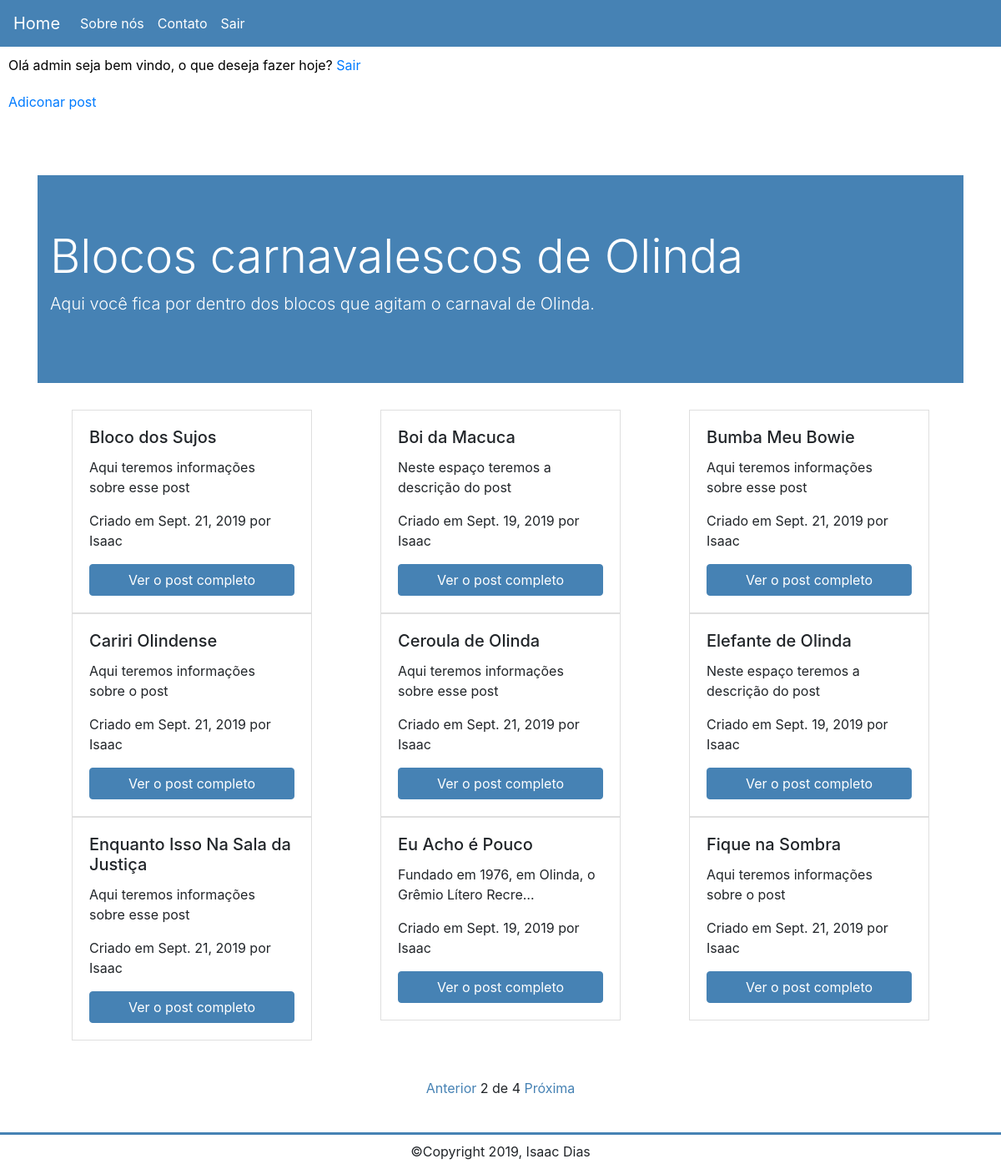
Page /?page=2 (signed in) on the committed database.
### blog/models.py (models this page shows, shortened)
class Post(models.Model):
    STATUS = (
        ('active', 'Ativo'),
        ('draft', 'Rascunho')
    )
    title = models.CharField(max_length=200)
    body = models.TextField()
    image = models.FileField(upload_to = '', null=True, blank= True)
    author = models.ForeignKey(User, on_delete=models.CASCADE)
    slug= models.SlugField()
    created_at = models.DateField(auto_now_add=True)
    updated_at = models.DateField(auto_now=True)
    status = models.CharField(max_length=15, choices=STATUS)

### blog/views.py (the view)
# urls.py: path('', views.post_list, name='post_list'),
def post_list(request):
	post_list = Post.objects.all().order_by('title')
	paginator = Paginator(post_list, 9)
	page = request.GET.get('page')
	posts = paginator.get_page(page)
	return render(request, 'blog/post_list.html', {'posts':posts})

### blog/templates/blog/post_list.html (shortened to what this page needs)
{% extends 'blog/base.html' %}
{% block content %}
<div class="container">
    <div class="jumbotron jumbotron-fluid">
        <div class="container">
            <h1 class="display-4">Blocos carnavalescos de Olinda</h1>
            <p class="lead">Aqui você fica por dentro dos blocos que agitam o carnaval de Olinda.</p>
        </div>
    </div>
    <div class="row">
        {% for post in posts %}
        <div class="col">
            <div class="card" style="width: 18rem;">
                <div class="card-body">
                    <h5 class="card-title">{{ post.title }}</h5>
                    <p class="card-text">{{ post.body |truncatechars:50}}</p>
                    <p>Criado em {{ post.created_at }} por {{ post.author }}</p>
                    <a href="{% url 'blog:post_detail' post.slug %}" class="btn btn-primary">Ver o post completo</a>
                </div>
            </div>
        </div>
        {% endfor %}
    </div>
    <div class="pagination">
        <span class="step-links">
            {% if posts.has_previous %}
            <a href="?page={{ posts.previous_page_number }}">Anterior</a>
            {% endif %}
            <span class="current">
                {{posts.number}} de {{posts.paginator.num_pages}}
            </span>
            {% if posts.has_next %}
            <a href="?page={{ posts.next_page_number }}">Próxima</a>
            {% endif %}
        </span>
    </div>
</div>
{% endblock %}

### blog/templates/blog/base.html (shortened to what this page needs)
{% load static %}
<!DOCTYPE html>
<html lang="en">
<head>
    <link rel="stylesheet" href="https://maxcdn.bootstrapcdn.com/bootstrap/4.0.0/css/bootstrap.min.css"
>
    <link rel="stylesheet" href="{% static 'css/styles.css' %}">
</head>
<body>
    <nav class="navbar navbar-expand-lg navbar-light">
        <a class="navbar-brand" href="{% url 'blog:post_list' %}">Home</a>
        <div class="collapse navbar-collapse" id="navbarNav">
            <ul class="navbar-nav">
                <li class="nav-item">
                    <a class="nav-link" href="{% url 'blog:about' %}">Sobre nós</a>
                </li>
                <li class="nav-item">
                    <a class="nav-link" href="{% url 'blog:contact' %}">Contato</a>
                </li>
                {% if user.is_authenticated %}
                <li class="nav-item">
                    <a class="nav-link" href="{% url 'logout' %}">Sair</a>
                </li>
                {% else %}
                <li class="nav-item">
                    <a class="nav-link" href="{% url 'login' %}">Login</a>
                </li>
                {% endif %}
            </ul>
        </div>
    </nav>
    <div class="row">
        {% if user.is_authenticated %}
        <p class="logged-in-p">
            Olá {{user.username}} seja bem vindo, o que deseja fazer hoje?
            <span class="sair"><a href="{% url 'logout' %}">Sair</a></span>
        </p>
        <div class="submenu-auth">
            <span><a href="{% url 'blog:post_create' %}">Adiconar post</a></span>
        </div>
        {% endif %}
        {% block content %}
        {% endblock %}
    </div>
<footer>
    <span class="copy">&copy;Copyright 2019, Isaac Dias</span>
</footer>
</body>
</html>

### blog/static/css/styles.css (style rules this page uses)
.row { margin-left: 0; margin-right: 0; }
.col { padding-left: 0; padding-right: 0; }
.navbar { background-color: #4682B4; }
.navbar .navbar-brand { color: #FFF; }
.navbar .nav-item .nav-link { color: #FFF; transition: .5s; }
.submenu-auth { background-color: #FFF; position: relative; top: -16px; width: 100%; padding: 10px; }
.card { margin: auto; border-radius: 0; }
.card .btn-primary { background-color: #4682B4; border-color: #4682B4; }
.row .jumbotron { background-color: #4682B4; color: #FFF; margin-top: 50px; }
.card .btn.btn-primary { margin: auto; display: block; }
.logged-in-p { color: #000000; padding: 10PX; width: 100%; }
.container .step-links { display: block; width: 200px; margin: 30px auto; height: 50px; position: relative; text-align: center; padding-top: 15px; }
.step-links a { color: #4682b4; transition: .5s; }
body footer { height: 50px; position: relative; border-top: 3px solid #4682B4; }
footer .copy { position: absolute; bottom: 15px; margin: auto; width: 100%; text-align: center; }

### rows in the picture
Post: title "Bloco dos Sujos", body "Aqui teremos informações sobre esse post", created_at "Sept. 21, 2019", author "Isaac"
Post: title "Boi da Macuca", body "Neste espaço teremos a descrição do post", created_at "Sept. 19, 2019", author "Isaac"
Post: title "Bumba Meu Bowie", body "Aqui teremos informações sobre esse post", created_at "Sept. 21, 2019", author "Isaac"
Post: title "Cariri Olindense", body "Aqui teremos informações sobre o post", created_at "Sept. 21, 2019", author "Isaac"
Post: title "Ceroula de Olinda", body "Aqui teremos informações sobre esse post", created_at "Sept. 21, 2019", author "Isaac"
Post: title "Elefante de Olinda", body "Neste espaço teremos a descrição do post", created_at "Sept. 19, 2019", author "Isaac"
Post: title "Enquanto Isso Na Sala da Justiça", body "Aqui teremos informações sobre esse post", created_at "Sept. 21, 2019", author "Isaac"
Post: title "Eu Acho é Pouco", body "Fundado em 1976, em Olinda, o Grêmio Lítero Recre…", created_at "Sept. 19, 2019", author "Isaac"
Post: title "Fique na Sombra", body "Aqui teremos informações sobre o post", created_at "Sept. 21, 2019", author "Isaac"

### other values in the picture
{{ user.username }} "admin"
{{ posts.number }} "2"
{{ posts.paginator.num_pages }} "4"
